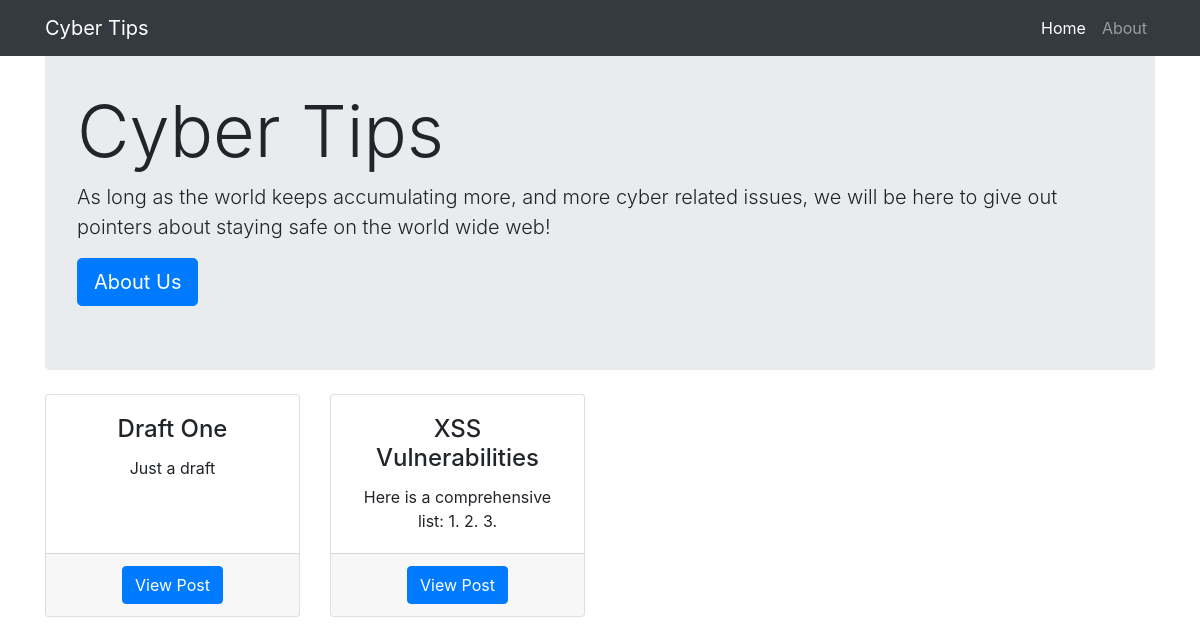
The page / on the database its author committed.
### blog/models.py (models this page shows)
class Post(models.Model):
    title = models.CharField(max_length=150)
    post_body = models.TextField()
    slug = models.SlugField(max_length=150, unique=True)
    published_on = models.DateTimeField(auto_now_add=True)

### blog/views.py (the view)
# urls.py: path('', views.blog, name='blog'),
def blog(request):
    slug_query = Post.objects.all()
    queryset = Post.objects.all().order_by('-published_on')
    return render(request, 'blog.html', { 'queryset':queryset, } )

### blog/templates/blog.html (shortened to what this page needs)
<link rel="stylesheet" href="https://stackpath.bootstrapcdn.com/bootstrap/4.3.1/css/bootstrap.min.css">
<head>
</head>
<body>
    <nav class="navbar navbar-expand-lg navbar-dark bg-dark fixed-top">
        <div class="container">
        <a class="navbar-brand" href="#">Cyber Tips</a>
        <div class="collapse navbar-collapse" id="navbarResponsive">
                <ul class="navbar-nav ml-auto">
                    <li class="nav-item active">
                        <a class="nav-link" href="/">Home
                        </a>
                    </li>
                    <li class="nav-item">
                        <a class="nav-link" href="/about/">About</a>
                    </li>
                </ul>
            </div>
        </div>
    </nav>
    <div class="container">
    <header class="jumbotron my-4">
      <h1 class="display-3">Cyber Tips</h1>
      <p class="lead">As long as the world keeps accumulating more, and more cyber related issues, we will be here to give out pointers about staying safe on the world wide web!</p>
      <a href="/about/" class="btn btn-primary btn-lg">About Us</a>
    </header>
    <div class="row text-center">
    {% for post in queryset %}
      <div class="col-lg-3 col-sm-3 mb-4">
        <div class="card h-100">
          <div class="card-body">
            <h4 class="card-title">{{ post.title }}</h4>
            <p class="card-text">{{ post.post_body }}</p>
          </div>
          <div class="card-footer">
            <a href="{% url 'post_detail' post.slug %}" class="btn btn-primary">View Post</a>
          </div>
        </div>
      </div>
      {% endfor %}
    </div>
  </div>
</body>

### rows shown on the page
Post: title "Draft One", post_body "Just a draft"
Post: title "XSS Vulnerabilities", post_body "Here is a comprehensive list: 1. 2. 3."
